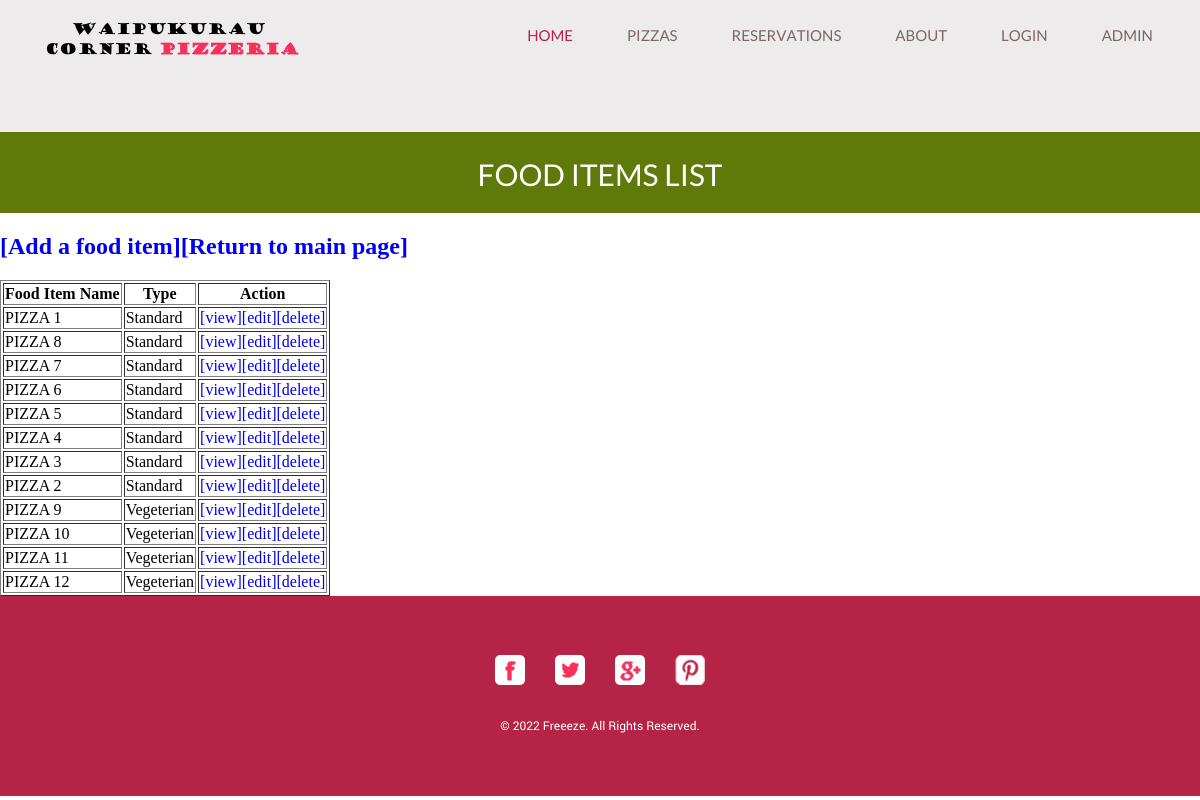
The page /listitems.php on the database its author committed.
### tables this page shows
CREATE TABLE IF NOT EXISTS fooditems (
  itemID int unsigned NOT NULL auto_increment,
  pizza varchar(15) NOT NULL,  
  description text default NULL,  
  pizzatype character default 'S',  
  price float NOT NULL,  
  PRIMARY KEY (itemID)
) AUTO_INCREMENT=1;

### listitems.php (the view, shortened to what this page needs)
<?php
include "header.php";
include "menu.php";
$DBC = mysqli_connect("127.0.0.1", DBUSER, DBPASSWORD, DBDATABASE);
$query = 'SELECT itemID,pizza,pizzatype FROM fooditems ORDER BY pizzatype';
$result = mysqli_query($DBC, $query);
$rowcount = mysqli_num_rows($result);
?>
<div id="body">
  <div class="header">
    <div>
      <h1>Food Items List</h1>
    </div>
  </div>
  <h2><a href='additem.php'>[Add a food item]</a><a href="index.php">[Return to main page]</a></h2>
  <table border="1">
    <thead>
      <tr>
        <th>Food Item Name</th>
        <th>Type</th>
        <th>Action</th>
      </tr>
    </thead>
    <?php
    if ($rowcount > 0) {
      while ($row = mysqli_fetch_assoc($result)) {
        $id = $row['itemID'];
        $pt = $row['pizzatype'] == 'S' ? 'Standard' : 'Vegeterian';
        echo '<tr><td>' . $row['pizza'] . '</td><td>' . $pt . '</td>';
        echo     '<td><a href="viewitem.php?id=' . $id . '">[view]</a>';
        echo         '<a href="edititem.php?id=' . $id . '">[edit]</a>';
        echo         '<a href="deleteitem.php?id=' . $id . '">[delete]</a></td>';
        echo '</tr>' . PHP_EOL;
      }
    } else echo "<h2>No food items found!</h2>";
    echo "</table>";
    include "footer.php"; ?>

### header.php (shortened to what this page needs)
<!doctype html>
<html>
<head>
	<link rel="stylesheet" href="css/style.css" type="text/css">
	<link rel="stylesheet" type="text/css" href="css/mobile.css">
</head>
<body>
<div id="page">

### menu.php (shortened to what this page needs)
<div id="header">
  <div>
    <a href="index.html" class="logo"><img src="images/logo.png" alt=""></a>
    <ul id="navigation">
      <li class="menu selected">
        <a href="index.php">Home</a>
      </li>
      <li class="menu">
        <a href="">Pizzas</a>
      </li>
      <li class="menu">
        <a href="">Reservations</a>
      </li>
      <li class="menu">
        <a href="">About</a>
      </li>
      <li class="menu">
        <a href="login.php">Login</a>
      </li>
      <li class="menu">
        <a href="">Admin</a>
      </li>
    </ul>
  </div>
</div>

### footer.php
		</div>
        <div id="footer">
			<div>
				<div class="connect">
					<a href="http://freewebsitetemplates.com/go/facebook/" class="facebook">facebook</a>
					<a href="http://freewebsitetemplates.com/go/twitter/" class="twitter">twitter</a>
					<a href="http://freewebsitetemplates.com/go/googleplus/" class="googleplus">googleplus</a>
					<a href="http://pinterest.com/fwtemplates/" class="pinterest">pinterest</a>
				</div>
				<p>&copy; 2022 Freeeze. All Rights Reserved.</p>
			</div>
		</div>
	</div>
</body>
</html>

### css/style.css (style rules this page uses)
body { margin: 0; padding: 0; position: relative; width: auto; }
body #page { margin: 0; overflow: hidden; padding: 0; width: auto; }
a { text-decoration: none; outline: none; }
img { border: none; }
#header { background-color: #eeebec; margin: 0; padding: 0; position: relative; width: 100%; }
#header div { margin: 0 auto; max-width: 1200px; overflow: hidden; padding: 10px 10px 50px; }
#header div a.logo { float: left; margin: 0 0 0 29px; padding: 0; width: auto; }
#header div a.logo img { display: block; margin: 0; padding: 0; width: auto; }
#header div ul { display: inline-block; float: right; list-style: none outside none; margin: 0 auto; padding: 17px 0 0; text-align: center; width: 700px; }
#header div ul li { display: inline-block; margin: 0 25px; padding: 0; position: relative; width: auto; }
#header div ul li a { color: #7a6666; font-family: lato-regular-webfont; font-size: 15px; font-weight: normal; line-height: 15px; margin: 0; padding: 0; text-align: center; text-transform: uppercase; }
#header div ul li.selected a, #header div ul li.selected a:hover { color: #B52446; }
#header div ul li.menu { min-height: 35px; z-index: 80; }
#body { margin: 0; overflow: hidden; padding: 0; position: relative; width: 100%; }
#body div.header { background-color: #5F7A08; margin: 0 auto; max-width: none; overflow: hidden; padding: 0; }
#body div.header div { margin: 0 auto; max-width: 960px; padding: 0; }
#body div.header div h1 { color: #FFFFFF; font-family: lato-regular-webfont; font-size: 30px; font-weight: normal; line-height: 30px; margin: 0; padding: 28px 0 23px; text-align: center; text-transform: uppercase; }
#body div { margin: 0 auto; max-width: 960px; padding: 7px 0 57px; }
#footer { background-color: #B52446; margin: 0; padding: 0; width: 100%; }
#footer div { margin: 0 auto; max-width: 960px; overflow: hidden; padding: 59px 0 13px; }
#footer div p { color: #FFFFFF; display: block; font-family: roboto-regular-webfont; font-size: 12px; font-weight: normal; line-height: 15px; margin: 0; padding: 33px 0 50px; text-align: center; text-transform: none }
#footer div .connect { display: block; height: 30px; margin: 0 auto; max-width: none; overflow: hidden; padding: 0; width: 240px; }
#footer div .connect a { background: url(../images/icons.png) no-repeat; display: block; float: left; height: 30px; margin: 0 15px; padding: 0; text-indent: -99999px; width: 30px; }
#footer div .connect a.facebook { background-position: 0 0; }
#footer div .connect a.googleplus { background-position: 0 -32px; }
#footer div .connect a.pinterest { background-position: 0 -64px; }
#footer div .connect a.twitter { background-position: 0 -96px; }

### rows shown on the page
fooditems: pizza "PIZZA 1", pizzatype "Standard"
fooditems: pizza "PIZZA 8", pizzatype "Standard"
fooditems: pizza "PIZZA 7", pizzatype "Standard"
fooditems: pizza "PIZZA 6", pizzatype "Standard"
fooditems: pizza "PIZZA 5", pizzatype "Standard"
fooditems: pizza "PIZZA 4", pizzatype "Standard"
fooditems: pizza "PIZZA 3", pizzatype "Standard"
fooditems: pizza "PIZZA 2", pizzatype "Standard"
fooditems: pizza "PIZZA 9", pizzatype "Vegeterian"
fooditems: pizza "PIZZA 10", pizzatype "Vegeterian"
fooditems: pizza "PIZZA 11", pizzatype "Vegeterian"
fooditems: pizza "PIZZA 12", pizzatype "Vegeterian"
